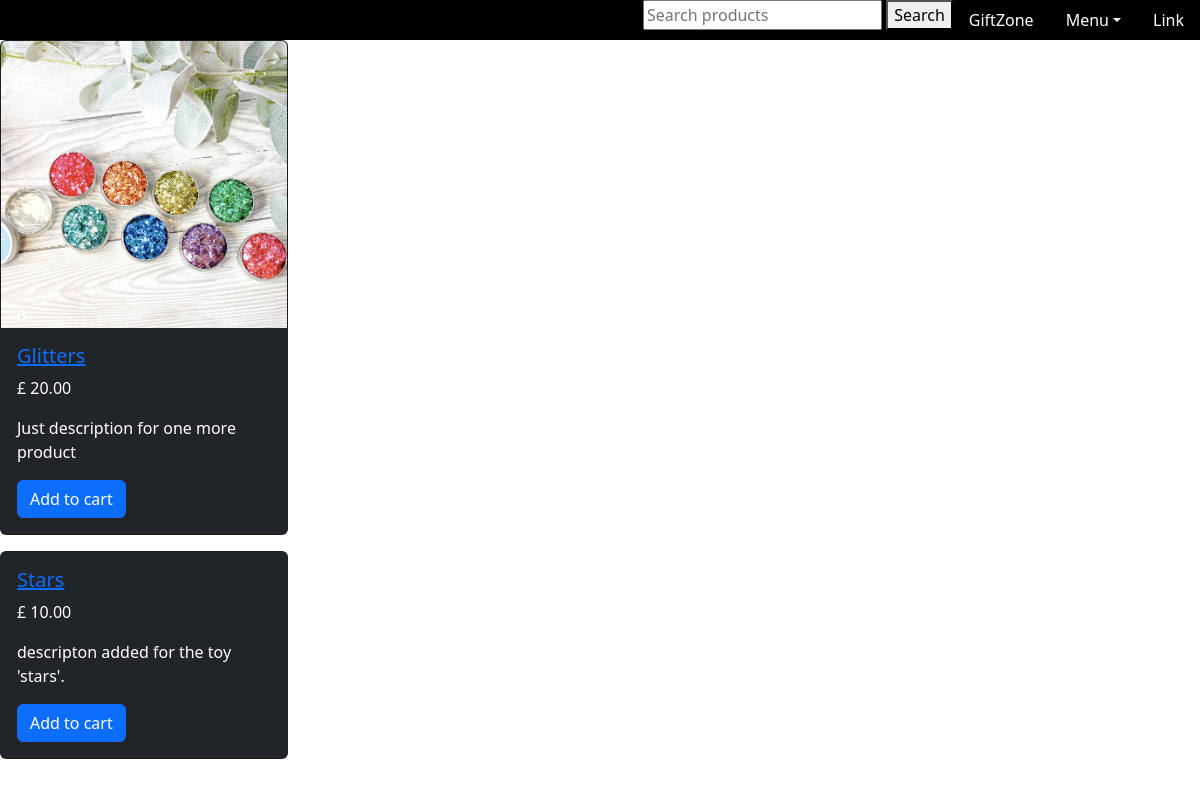
The page / on the database its author committed.
### store/models.py (models this page shows, shortened)
class Product(models.Model):
    category = models.ForeignKey(Category, related_name='products', on_delete=models.CASCADE)
    title = models.CharField(max_length=50)
    slug = models.SlugField(max_length=50)
    description = models.TextField(blank=True)
    price = models.DecimalField(max_digits=10, decimal_places=2)
    created = models.DateTimeField(auto_now_add=True)
    updated = models.DateTimeField(auto_now=True)
    image = models.ImageField(upload_to='uploads/prod_images/', blank=True, null=True)
    class Meta:
        ordering = ('-created',)

### giftzone/views.py (the view)
# urls.py: path('', views.home, name="home"),
def home(request):
    products = Product.objects.all()[0:5]
    return render(request, 'giftzone/home.html', {
        'products': products
    })

### store/templatetags/menu_content.py (called while the page is built)
@register.inclusion_tag('giftzone/menu_content.html')
def menu_content():
    categories = Category.objects.all()
    return {'categories': categories}

### giftzone/templates/giftzone/home.html (shortened to what this page needs)
{% extends 'giftzone/layout.html' %}
{% block content %}
    {% for product in products %}
        <div class="card text-bg-dark mb-3" style="width: 18rem;">
            {% if product.image %}
                    <img src="{{ product.image.url }}" class="card-img-top" alt=" {{product.title}} image">
            {% endif %}
            <div class="card-body">
                    <a href ="{% url 'product_details' product.category.slug product.slug %}">
                        <h5 class="card-title">{{product.title}}</h5>
                    </a>
                    <p class="card-text">£ {{product.price}}</p><p class="card-text">{{product.description}}</p>
                    <a href="{% url 'add_to_cart' product.id %}" class="btn btn-primary">Add to cart</a>
                </div>
        </div>
    {% endfor %}
{% endblock %}

### rows shown on the page
Product: image (picture), title "Glitters", price "20.00", description "Just description for one more product"
Product: title "Stars", price "10.00", description "descripton added for the toy 'stars'."
